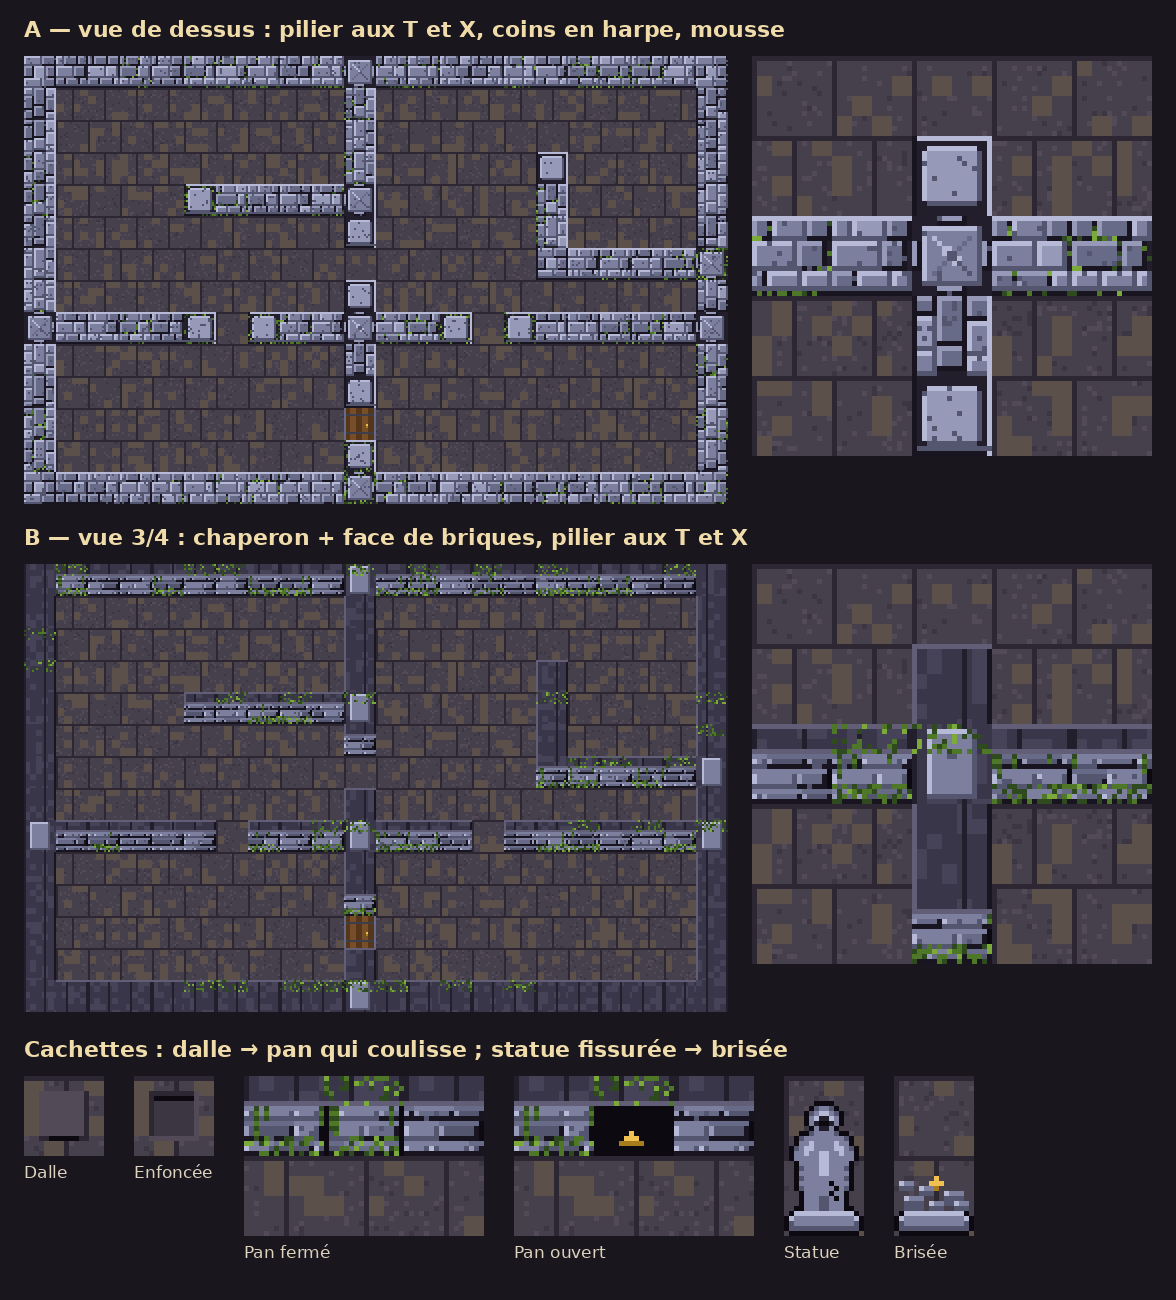

Source code (Python):
"""Planche « murs v2 » (Thomas, 2026-11-12 : « génère des nouveaux sprites pour les murs, pense aux tuiles en T ou
en X aux croisements, de la mousse pourquoi pas »). PROPOSITION à valider, rien n'entre en jeu.

Deux pistes sur le même petit plan (L, T, X, bout de mur, porte) :
  A — vue de dessus (comme aujourd'hui), mais en pixels 16 × 16 : un PILIER taillé marque chaque T et chaque X,
      des briques croisées en harpe aux coins, un chapeau chaque bout de mur ;
  B — vue 3/4 (comme les meubles) : le dessus du mur (chaperon) et, côté salle, sa face de briques ; les T et X
      sont des piliers dont le chaperon dépasse.
Mousse : dans les joints et au pied des faces, plus fournie dans les coins humides.
En bas : les cachettes proposées (dalle à pression, pan de mur qui coulisse, statue qu'on brise).

`python3 art/murs_v2.py` écrit art/murs_v2.png.
"""
from PIL import Image, ImageDraw, ImageFont

T = 16
S = 4  # agrandissement de la planche

PLAN = [
    "######################",
    "#.........#..........#",
    "#.........#..........#",
    "#.........#.....#....#",
    "#....######.....#....#",
    "#.........#.....#....#",
    "#...............######",
    "#.........#..........#",
    "######.#######.#######",
    "#.........#..........#",
    "#.........#..........#",
    "#.........D..........#",
    "#.........#..........#",
    "######################",
]

C = {
    "mortar": (34, 30, 44), "s0": (84, 86, 112), "s1": (104, 107, 136), "s2": (124, 128, 158), "s3": (150, 154, 184),
    "hi": (182, 186, 214), "sh": (24, 21, 32), "cap": (58, 54, 74), "cap2": (70, 66, 88), "capHi": (98, 94, 120),
    "m0": (46, 74, 30), "m1": (78, 120, 40), "m2": (124, 170, 58),
    "f0": (60, 54, 66), "f1": (70, 63, 76), "f2": (82, 74, 86), "dust": (92, 80, 74), "fl": (44, 39, 50),
    "wood": (120, 78, 40), "wood2": (86, 54, 26), "iron": (60, 62, 78), "gold": (240, 192, 80), "gold2": (168, 124, 28),
    "dark": (12, 10, 16),
}


def h(x, y, k=0):
    """Bruit fixe (toujours le même dessin pour une case)."""
    n = (x * 374761393 + y * 668265263 + k * 2147483647) & 0xFFFFFFFF
    n = (n ^ (n >> 13)) * 1274126177 & 0xFFFFFFFF
    return ((n ^ (n >> 16)) & 0xFFFF) / 0xFFFF


def wall(plan, x, y):
    return 0 <= y < len(plan) and 0 <= x < len(plan[0]) and plan[y][x] in "#"


def is_floor(plan, x, y):
    return 0 <= y < len(plan) and 0 <= x < len(plan[0]) and plan[y][x] in ".D"


def floor_tile(img, ox, oy, x, y):
    """Sol : dalles sous la poussière (dans l'esprit du sol B)."""
    px = img.load()
    for j in range(T):
        for i in range(T):
            c = C["f1"]
            if (i + (y % 2) * 8) % 16 == 0 or j == 0:
                c = C["fl"]
            elif h(x * 16 + i // 4, y * 16 + j // 4, 3) < 0.25:
                c = C["dust"]
            elif h(x * 16 + i, y * 16 + j, 5) < 0.08:
                c = C["f2"]
            elif h(x * 16 + i, y * 16 + j, 6) < 0.05:
                c = C["f0"]
            px[ox + i, oy + j] = c


def stone_rect(px, ox, oy, x0, y0, x1, y1, shade, seed):
    """Une pierre : remplissage, arête claire en haut à gauche, ombre en bas à droite."""
    base = [C["s0"], C["s1"], C["s2"], C["s3"]][shade]
    for j in range(y0, y1):
        for i in range(x0, x1):
            c = base
            if j == y0 or i == x0:
                c = C["hi"] if shade >= 2 else C["s3"]
            if j == y1 - 1 or i == x1 - 1:
                c = C["s0"] if shade >= 2 else C["sh"]
            if h(i + seed, j, 9) < 0.06:
                c = C["s0"]
            px[ox + i, oy + j] = c


def moss(px, ox, oy, cells, seed, amount):
    for (i, j) in cells:
        r = h(i + seed * 3, j, 11)
        if r < amount:
            px[ox + i, oy + j] = C["m1"] if r < amount * 0.6 else C["m0"]
            if r < amount * 0.2:
                px[ox + i, oy + j] = C["m2"]


# ---------------------------------------------------------------- piste A : vue de dessus, en pixels

def wall_A(img, ox, oy, plan, x, y):
    px = img.load()
    n, e, s, w = wall(plan, x, y - 1), wall(plan, x + 1, y), wall(plan, x, y + 1), wall(plan, x - 1, y)
    links = n + e + s + w
    for j in range(T):
        for i in range(T):
            px[ox + i, oy + j] = C["mortar"]
    seed = x * 31 + y * 17
    if links >= 3:
        # T ou X : un pilier carré, taillé en pointe de diamant, qui reçoit les pans.
        stone_rect(px, ox, oy, 2, 2, 14, 14, 2, seed)
        for k in range(4):
            px[ox + 4 + k, oy + 4 + k] = C["hi"]
            px[ox + 11 - k, oy + 4 + k] = C["s1"]
            px[ox + 4 + k, oy + 11 - k] = C["s1"]
            px[ox + 11 - k, oy + 11 - k] = C["s0"]
        # les assises des pans viennent mordre dans le pilier
        if n: stone_rect(px, ox, oy, 5, 0, 11, 2, 1, seed + 1)
        if s: stone_rect(px, ox, oy, 5, 14, 11, 16, 1, seed + 2)
        if w: stone_rect(px, ox, oy, 0, 5, 2, 11, 1, seed + 3)
        if e: stone_rect(px, ox, oy, 14, 5, 16, 11, 1, seed + 4)
        if links == 4:
            # X : une rosace gravée au milieu du pilier
            for (i, j) in [(7, 7), (8, 7), (7, 8), (8, 8)]:
                px[ox + i, oy + j] = C["s0"]
            for (i, j) in [(7, 6), (6, 7), (9, 8), (8, 9)]:
                px[ox + i, oy + j] = C["hi"]
    elif links == 2 and (n or s) and (e or w):
        # Coin : les assises se croisent en harpe (pas de gros bloc d'angle : refusé par Thomas).
        for r, (a0, a1) in enumerate([(0, 5), (5, 11), (11, 16)]):
            if r % 2 == 0:
                stone_rect(px, ox, oy, 0, a0, 9, a1, 2, seed + r)
                stone_rect(px, ox, oy, 9, a0, 16, a1, 1, seed + r + 7)
            else:
                stone_rect(px, ox, oy, 0, a0, 5, a1, 1, seed + r)
                stone_rect(px, ox, oy, 5, a0, 11, 16 if s else a1, 3, seed + r + 3)
                stone_rect(px, ox, oy, 11, a0, 16, a1, 1, seed + r + 5)
    elif links <= 1:
        # Bout de mur : une pierre de chapeau arrondie.
        stone_rect(px, ox, oy, 2, 2, 14, 14, 3, seed)
        for (i, j) in [(2, 2), (13, 2), (2, 13), (13, 13)]:
            px[ox + i, oy + j] = C["mortar"]
    else:
        vertical = n or s
        for r in range(3):
            # trois assises, joints décalés une assise sur deux
            a0, a1 = [(0, 5), (5, 11), (11, 16)][r]
            off = int(3 + 4 * h(x if not vertical else y, r, 1)) + (r % 2) * 5
            cuts = [0, off, min(15, off + 7), 16]
            for k in range(3):
                b0, b1 = cuts[k], cuts[k + 1]
                if b1 - b0 < 2:
                    continue
                shade = 1 + int(h(seed, r * 3 + k, 2) * 2.2)
                if vertical:
                    stone_rect(px, ox, oy, a0, b0, a1, b1, min(3, shade), seed + r * 3 + k)
                else:
                    stone_rect(px, ox, oy, b0, a0, b1, a1, min(3, shade), seed + r * 3 + k)
    # bord clair / ombre côté salle
    for k in range(T):
        if is_floor(plan, x, y - 1): px[ox + k, oy] = C["hi"]
        if is_floor(plan, x, y + 1): px[ox + k, oy + 15] = C["sh"]; px[ox + k, oy + 14] = C["s0"]
        if is_floor(plan, x - 1, y): px[ox, oy + k] = C["sh"]
        if is_floor(plan, x + 1, y): px[ox + 15, oy + k] = C["hi"]
    # mousse : dans les joints, surtout dans les coins et au pied des murs (humidité)
    wet = 0.18 if links >= 2 and not (links == 2 and ((n and s) or (e and w))) else 0.07
    if h(x, y, 40) < 0.45:
        joints = [(i, j) for j in range(T) for i in range(T) if px[ox + i, oy + j] == C["mortar"] or px[ox + i, oy + j] == C["sh"]]
        moss(px, ox, oy, joints, x * 7 + y, wet + 0.25)


# ---------------------------------------------------------------- piste B : vue 3/4

CAP = 6  # hauteur du chaperon (dessus du mur) sur une case qui montre sa face


def wall_B(img, ox, oy, plan, x, y):
    px = img.load()
    n, e, s, w = wall(plan, x, y - 1), wall(plan, x + 1, y), wall(plan, x, y + 1), wall(plan, x - 1, y)
    face = is_floor(plan, x, y + 1)
    links = n + e + s + w
    seed = x * 13 + y * 29
    top = CAP if face else T
    # Chaperon : dalles sombres, rebord clair du côté de la salle.
    for j in range(top):
        for i in range(T):
            c = C["cap"]
            if h(x * 16 + i // 3, y * 16 + j // 3, 21) < 0.3:
                c = C["cap2"]
            if (i + (x % 2) * 5) % 10 == 0 and j < top:
                c = C["mortar"]
            px[ox + i, oy + j] = c
    for k in range(T):
        if is_floor(plan, x, y - 1): px[ox + k, oy] = C["capHi"]
        if is_floor(plan, x - 1, y) and k < top: px[ox, oy + k] = C["capHi"]
        if is_floor(plan, x + 1, y) and k < top: px[ox + 15, oy + k] = C["sh"]
    if face:
        for k in range(T):
            px[ox + k, oy + CAP - 1] = C["capHi"]
        # Face de briques : 3 assises de briques sous le chaperon.
        rows = [(CAP, CAP + 3), (CAP + 3, CAP + 7), (CAP + 7, T)]
        for r, (a0, a1) in enumerate(rows):
            off = int(2 + 5 * h(x, y * 3 + r, 1)) + (r % 2) * 4
            cuts = [0, off, min(15, off + 8), 16]
            for k in range(3):
                b0, b1 = cuts[k], cuts[k + 1]
                if b1 - b0 < 2:
                    continue
                shade = int(h(seed, r * 3 + k, 2) * 3)
                stone_rect(px, ox, oy, b0, a0, b1, a1, min(2, shade), seed + r * 5 + k)
                for i in range(b0, b1):
                    px[ox + i, oy + a0] = C["s2"] if shade else C["s1"]
        for i in range(T):
            px[ox + i, oy + 15] = C["sh"]
        # Mousse au pied de la face et qui coule des joints.
        if h(x, y, 33) < 0.5:
            moss(px, ox, oy, [(i, j) for j in range(12, 16) for i in range(T)], seed, 0.45)
            for i in range(T):
                if h(x * 16 + i, y, 34) < 0.12:
                    for j in range(CAP, CAP + 2 + int(h(i, y, 35) * 5)):
                        px[ox + i, oy + j] = C["m1"] if j % 2 else C["m0"]
    # Pilier aux T et X : un dé de pierre plus clair, en saillie sur le chaperon.
    if links >= 3:
        for j in range(1, min(top, 15)):
            for i in range(3, 13):
                c = C["s2"]
                if j == 1 or i == 3:
                    c = C["hi"]
                if i == 12 or j == min(top, 15) - 1:
                    c = C["s0"]
                px[ox + i, oy + j] = c
        if links == 4:
            px[ox + 7, oy + 5] = px[ox + 8, oy + 5] = C["s0"]
            px[ox + 7, oy + 6] = px[ox + 8, oy + 6] = C["s0"]
    # Mousse sur le chaperon des coins (là où l'eau stagne).
    if links >= 2 and h(x, y, 36) < 0.35:
        moss(px, ox, oy, [(i, j) for j in range(0, min(top, 6)) for i in range(T)], seed + 9, 0.3)


def door(img, ox, oy, view):
    px = img.load()
    for j in range(T):
        for i in range(T):
            c = C["wood"] if (i // 3) % 2 else C["wood2"]
            if j in (3, 12):
                c = C["iron"]
            if i in (0, 15):
                c = C["s1"]
            px[ox + i, oy + j] = c
    px[ox + 11, oy + 8] = C["gold"]
    px[ox + 11, oy + 9] = C["gold2"]


def draw_plan(view):
    W, H = len(PLAN[0]), len(PLAN)
    img = Image.new("RGB", (W * T, H * T), C["dark"])
    for y in range(H):
        for x in range(W):
            ox, oy = x * T, y * T
            c = PLAN[y][x]
            if c in ".D":
                floor_tile(img, ox, oy, x, y)
            if c == "#":
                (wall_A if view == "A" else wall_B)(img, ox, oy, PLAN, x, y)
            if c == "D":
                door(img, ox, oy, view)
    return img


# ---------------------------------------------------------------- cachettes

def swatch(w, h_):
    return Image.new("RGB", (w * T, h_ * T), C["dark"])


def plate(pressed):
    img = swatch(1, 1)
    floor_tile(img, 0, 0, 3, 3)
    px = img.load()
    for j in range(3, 13):
        for i in range(3, 13):
            c = C["f2"] if not pressed else C["f0"]
            if j == 3 or i == 3:
                c = C["fl"] if pressed else C["f2"]
            if j == 12 or i == 12:
                c = C["f2"] if pressed else C["fl"]
            px[i, j] = c
    if not pressed:
        # un seul indice : une fine fente sur un côté
        for i in range(5, 11):
            px[i, 12] = C["dark"]
    else:
        for i in range(4, 12):
            px[i, 4] = C["dark"]
    return img


def sliding(open_):
    img = swatch(3, 2)
    plan = ["###", "#.#" if open_ else "###", "..."]
    plan = ["###", "###", "..."]
    for y in range(2):
        for x in range(3):
            if y == 1 and x in range(3):
                floor_tile(img, x * T, T, x, 1)
    sub = ["###", "..."]
    for x in range(3):
        wall_B(img, x * T, 0, sub, x, 0)
    px = img.load()
    # le pan du milieu : un joint plus net qui trahit la dalle mobile
    for j in range(CAP, T):
        px[T, j] = C["dark"]
        px[2 * T - 1, j] = C["dark"]
    if open_:
        for j in range(CAP, T):
            for i in range(T + 1, 2 * T - 1):
                px[i, j] = C["dark"]
        # le pan glissé de côté (dans le mur de droite), et ce qui brille au fond de la niche
        for (i, j) in [(T + 6, T - 4), (T + 7, T - 4), (T + 8, T - 4), (T + 7, T - 5)]:
            px[i, j] = C["gold"]
        for (i, j) in [(T + 5, T - 3), (T + 6, T - 3), (T + 7, T - 3), (T + 8, T - 3), (T + 9, T - 3)]:
            px[i, j] = C["gold2"]
    return img


STATUE = [
    "......KKKK......",
    ".....KDSSDK.....",
    "....KDSHHSDK....",
    "....KSHddHSK....",
    "....KSdKKdSK....",
    ".....KSddSK.....",
    "...KKDSSSSDKK...",
    "..KDSSSSSSSSDK..",
    "..KSSHSSSSHSSK..",
    ".KDSHHSSSSHHSDK.",
    ".KSSHSSHHSSHSSK.",
    ".KSSSSSHHSSSSSK.",
    "..KSSSSHHSSSSK..",
    "..KDSSSHHSSSDK..",
    "..KSSSSHHSSSSK..",
    "..KDSSSSSSSSDK..",
    "..KSSSSSSSSSSK..",
    "..KDSSSSSSSSDK..",
    "...KSSSSSSSSK...",
    "...KSSSDDSSSK...",
    "...KSSSDDSSSK...",
    "..KKSSSDDSSSKK..",
    ".KHHHHHHHHHHHHK.",
    "KHSSSSSSSSSSSSHK",
    "KDSSSSSSSSSSSSDK",
    "KDDDDDDDDDDDDDDK",
    ".KKKKKKKKKKKKKK.",
]
STATUE_PAL = {"K": C["dark"], "S": C["s2"], "D": C["s0"], "H": C["hi"], "d": C["mortar"]}


def statue(broken):
    img = swatch(1, 2)
    floor_tile(img, 0, T, 5, 5)
    floor_tile(img, 0, 0, 5, 4)
    px = img.load()
    if not broken:
        for j, row in enumerate(STATUE):
            for i, c in enumerate(row):
                if c in STATUE_PAL:
                    px[i, j + 5] = STATUE_PAL[c]
        # une fissure qui sonne creux
        for (i, j) in [(9, 16), (10, 17), (9, 18), (10, 19)]:
            px[i, j + 5] = C["dark"]
    else:
        # socle resté debout, gravats, et ce qui était caché dedans
        for j, row in enumerate(STATUE[22:]):
            for i, c in enumerate(row):
                if c in STATUE_PAL:
                    px[i, j + 27] = STATUE_PAL[c]
        rocks = [(2, 24, 3), (5, 22, 2), (10, 23, 3), (12, 25, 2), (7, 25, 2), (1, 21, 2)]
        for (x0, y0, r) in rocks:
            for j in range(r):
                for i in range(r + 1):
                    px[x0 + i, y0 + j] = C["s2"] if j == 0 else C["s0"]
            px[x0, y0] = C["hi"]
        for (i, j) in [(7, 21), (8, 21), (8, 20), (9, 21)]:
            px[i, j] = C["gold"]
        px[8, 22] = C["gold2"]
    return img


def main():
    font = ImageFont.truetype("/usr/share/fonts/truetype/dejavu/DejaVuSans-Bold.ttf", 22)
    small = ImageFont.truetype("/usr/share/fonts/truetype/dejavu/DejaVuSans.ttf", 17)
    a = draw_plan("A").resize((len(PLAN[0]) * T * S // 2 * 2 // 2 * 1, len(PLAN) * T * S // 2), Image.NEAREST)
    a = draw_plan("A").resize((len(PLAN[0]) * T * 2, len(PLAN) * T * 2), Image.NEAREST)
    b = draw_plan("B").resize((len(PLAN[0]) * T * 2, len(PLAN) * T * 2), Image.NEAREST)
    # gros plan des jonctions (pièce 4 × 4 autour du X)
    def zoom(view):
        full = draw_plan(view)
        crop = full.crop((8 * T, 6 * T, 13 * T, 11 * T))
        return crop.resize((crop.width * 5, crop.height * 5), Image.NEAREST)
    za, zb = zoom("A"), zoom("B")
    sw = [("Dalle", plate(False)), ("Enfoncée", plate(True)), ("Pan fermé", sliding(False)), ("Pan ouvert", sliding(True)),
          ("Statue", statue(False)), ("Brisée", statue(True))]
    sws = [(t, im.resize((im.width * 5, im.height * 5), Image.NEAREST)) for t, im in sw]
    pad = 24
    W = max(a.width + za.width, b.width + zb.width) + pad * 3
    sw_h = max(im.height for _, im in sws) + 40
    H = 60 + a.height + 50 + b.height + 70 + sw_h + pad
    out = Image.new("RGB", (W, H), (26, 22, 30))
    d = ImageDraw.Draw(out)
    y = 16
    d.text((pad, y), "A — vue de dessus : pilier aux T et X, coins en harpe, mousse", font=font, fill=(240, 220, 170))
    y += 40
    out.paste(a, (pad, y)); out.paste(za, (pad * 2 + a.width, y))
    y += a.height + 20
    d.text((pad, y), "B — vue 3/4 : chaperon + face de briques, pilier aux T et X", font=font, fill=(240, 220, 170))
    y += 40
    out.paste(b, (pad, y)); out.paste(zb, (pad * 2 + b.width, y))
    y += b.height + 24
    d.text((pad, y), "Cachettes : dalle → pan qui coulisse ; statue fissurée → brisée", font=font, fill=(240, 220, 170))
    y += 40
    x = pad
    for t, im in sws:
        out.paste(im, (x, y))
        d.text((x, y + im.height + 6), t, font=small, fill=(220, 210, 190))
        x += im.width + 30
    out.save("art/murs_v2.png")


if __name__ == "__main__":
    main()
